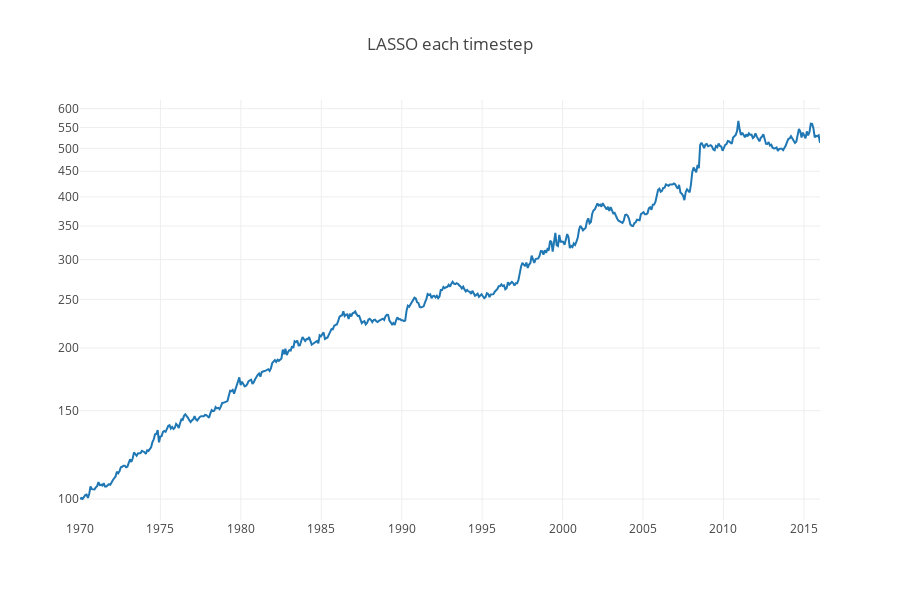

This figure's notebook cell:
### Code cell
# do LASSO subset selection at each timestep 
backtestmodel = BacktestModel(X, Y, 
                              create_model=LinearRegression, 
                              coef_dict_param="timestep", 
                              startindex=FIRST_TRAIN_MONTHS,
                              fit_missing='mean',
                              scaler = None)
backtestmodel.gen_predictions(verbose=False)
backtestmodel.gen_returns(calc_returns, verbose=False)
backtestmodel.report_returns(start_date=start_date_str, freq='M')
backtestmodel.evaluate_predictions()
backtestmodel.evaluate_quantiles(chart=True, verbose=True)
perf_LASSO_each_timestep = backtestmodel.cumulative_return
mychart([perf_LASSO_each_timestep],["LASSO each timestep"], title="LASSO each timestep")

### Figure 1 — Plotly figure (JSON) as saved in the notebook; plotly's stock layout.template omitted (floating-point values rounded to 4 significant figures; data arrays with more than 128 entries replaced by an {"elided": "..."} marker saying what was removed)
{"data": [{"mode": "line", "name": "LASSO each timestep", "type": "scatter", "x": {"elided": "563 float values"}, "y": {"elided": "563 float values"}}], "layout": {"autosize": false, "height": 600, "title": "LASSO each timestep", "width": 900, "yaxis": {"autorange": true, "type": "log"}}}
